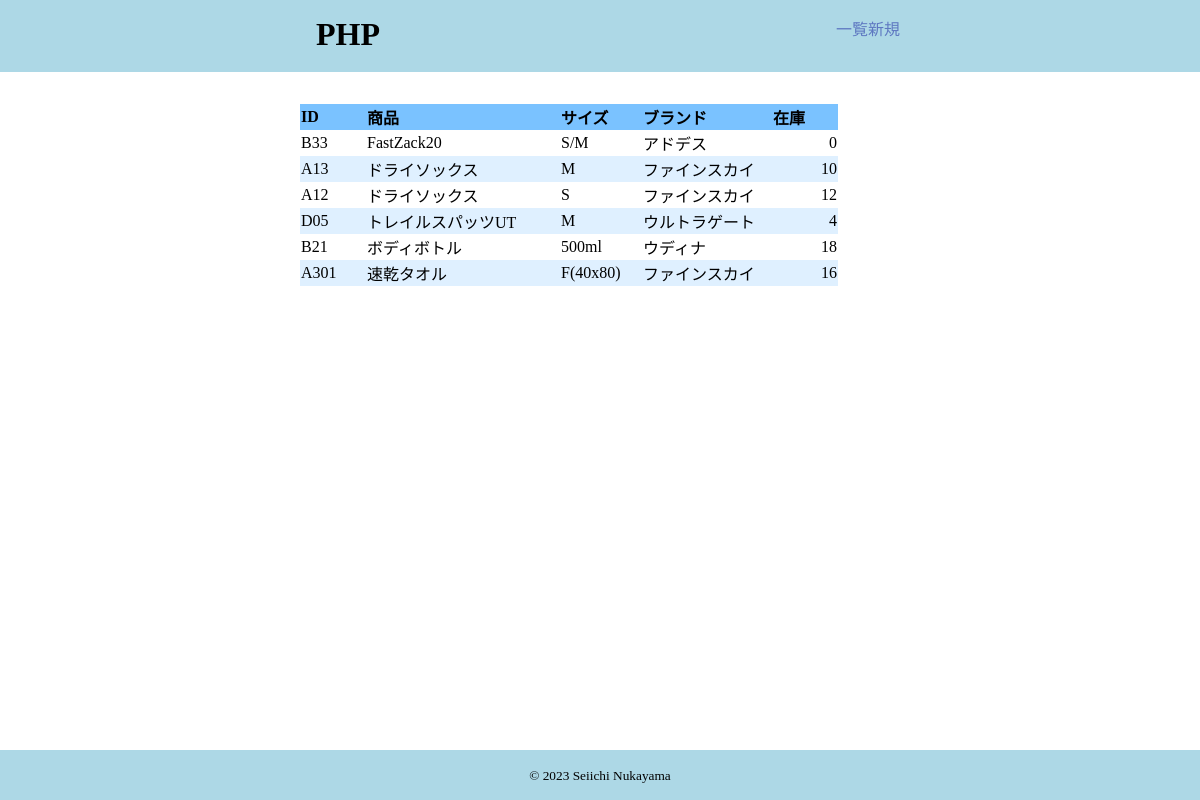
The page / on the database its author committed.
### tables this page shows
CREATE TABLE `goods` (
  `id` varchar(10) NOT NULL,
  `name` varchar(40) NOT NULL,
  `size` varchar(20) NOT NULL,
  `brand` varchar(10) NOT NULL
);

CREATE TABLE `brand` (
  `id` varchar(10) NOT NULL,
  `name` varchar(40) NOT NULL,
  `country` varchar(20) DEFAULT NULL
);

CREATE TABLE `stock` (
  `goods_id` varchar(10) NOT NULL,
  `quantity` int(4) NOT NULL DEFAULT 0
);

### dblib/db_util.php (called while the page is built, shortened)
<?php
function connect()
{
  $user = 'inventoryuser';
  $password = 'inventoryuser';
  $dbname = 'inventory';
  $host = 'localhost:3306';
  $dsn = "mysql:host={$host};dbname={$dbname};charset=utf8";
  $pdo = null;
  try {
    $pdo = new PDO($dsn, $user, $password);
    $pdo->setAttribute(PDO::ATTR_EMULATE_PREPARES, false);
    $pdo->setAttribute(PDO::ATTR_ERRMODE, PDO::ERRMODE_EXCEPTION);
  } catch (Exception $e) {
    echo '接続エラー';
    echo $e->getMessage();
    $pdo = null;
  }
  return $pdo;
}
function find_goods_brand_stock()
{
  $pdo = connect();
  $result = null;
  try {
    $sql = <<< EOS
      SELECT
        g.id as goods_id,
        g.name as goods_name,
        g.size as size,
        b.name as brand_name,
        s.quantity as quantity
      FROM goods g
        JOIN brand b
        ON g.brand = b.id
          JOIN stock s
          ON g.id = s.goods_id
      ORDER BY goods_name
  EOS;
    $stm = $pdo->prepare($sql);
    $stm->execute();
    $result = $stm->fetchAll(PDO::FETCH_ASSOC);
  } catch (Exception $e) {
    echo 'エラーがありました';
    echo $e->getMessage();
    $result = null;
  }
  return $result;
}

### lib/util.php (called while the page is built, shortened)
<?php
function h(string $data)
{
  return htmlspecialchars($data, ENT_QUOTES, 'UTF-8');
}

### index.php (the view, shortened to what this page needs)
<?php
require_once('lib/util.php');
require_once('dblib/db_util.php');
require_once('common/header.php');
$result = find_goods_brand_stock();
?>
  <table>
  <thead><tr>
  <th>ID</th>
  <th>商品</th>
  <th>サイズ</th>
  <th>ブランド</th>
  <th>在庫</th>
  </tr></thead>
  <tbody>
  <?php foreach ($result as $row) : ?>
    <tr>
    <td><?= h($row['goods_id']) ?></td>
    <td><?= h($row['goods_name']) ?></td>
    <td><?= h($row['size']) ?></td>
    <td><?= h($row['brand_name']) ?></td>
    <td><?= h($row['quantity']) ?></td>
    </tr>
  <?php endforeach; ?>
  </tbody>
  </table>
<?php
require_once('common/footer.php');

### common/header.php (shortened to what this page needs)
<?php
if (!isset($h1)) {
  $h1 = "PHP";
}
?>
<!DOCTYPE html>
<html lang="ja">
<head>
  <link rel="stylesheet" href="css/style.css">
  <link rel="stylesheet" href="css/tablestyle2.css">
</head>
<body>
  <header>
    <div class="header-inn flex">
      <h1><?php echo $h1; ?></h1>
      <nav>
        <ul class="flex">
          <li><a href="index.php">一覧</a></li>
          <li><a href="insertform.php">新規</a></li>
        </ul>
      </nav>
    </div>
  </header>
  <div>

### common/footer.php
</div>
<footer>
  <small>&copy; 2023 Seiichi Nukayama</small>
</footer>
</body>
</html>

### css/style.css (style rules this page uses)
body, h1, h2, h3, p, ul, figure { margin: 0; }
ul { padding: 0; }
div { margin: 1em; }
li { list-style-type: none; margin-bottom: 1em; }
a { color: #5e78c1; text-decoration: none; }
header { padding: 1rem 0; background-color: lightblue; margin-bottom: 2rem; }
header h1 { padding: 0 1rem; }
footer { text-align: center; background-color: lightblue; position: fixed; bottom: 0; width: 100%; padding: 1rem 0; }
@media (min-width: 600px) { .header-inn, body > div { width: 600px; margin: 0 auto; } }
@media (min-width: 600px) { .flex { display: flex; justify-content: space-between; } }

### css/tablestyle2.css (style rules this page uses)
table { padding: 0; border-collapse: collapse; }
thead { background-color: #7ac2ff; text-align: left; }
tr * { width: auto; text-align: left; }
tbody tr *:first-child { width: 4em; }
tbody tr *:nth-child(2) { width: 12em; }
tbody tr *:nth-child(3) { width: 5em; }
tbody tr *:nth-child(4) { width: 8em; }
tbody tr *:nth-child(5) { width: 4em; text-align: right; }
tbody tr:nth-child(even) td { background-color: #dff0ff; }

### rows shown on the page
goods: id "B33", name "FastZack20", size "S/M", brand.name "アドデス", stock.quantity "0"
goods: id "A13", name "ドライソックス", size "M", brand.name "ファインスカイ", stock.quantity "10"
goods: id "A12", name "ドライソックス", size "S", brand.name "ファインスカイ", stock.quantity "12"
goods: id "D05", name "トレイルスパッツUT", size "M", brand.name "ウルトラゲート", stock.quantity "4"
goods: id "B21", name "ボディボトル", size "500ml", brand.name "ウディナ", stock.quantity "18"
goods: id "A301", name "速乾タオル", size "F(40x80)", brand.name "ファインスカイ", stock.quantity "16"

### other values the page prints
$h1 "PHP"
